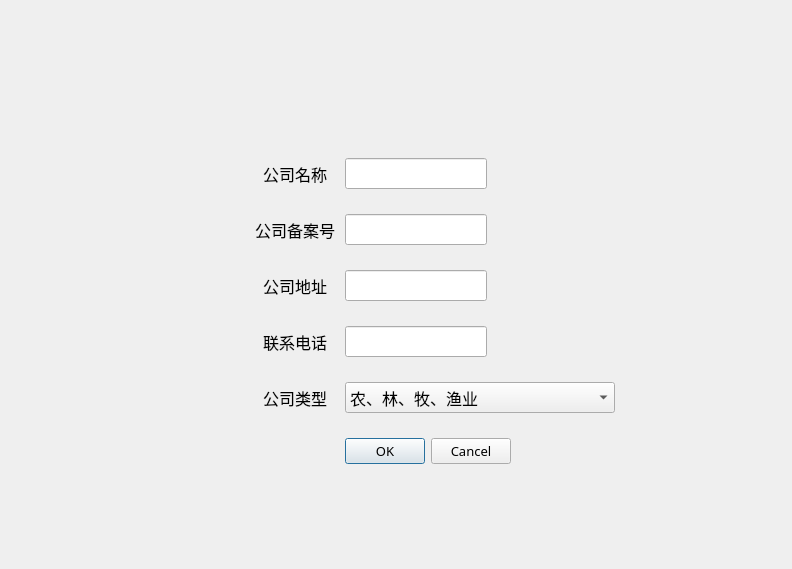
<?xml version="1.0" encoding="UTF-8"?>
<ui version="4.0">
 <class>Form</class>
 <widget class="QWidget" name="Form">
  <property name="geometry">
   <rect>
    <x>0</x>
    <y>0</y>
    <width>792</width>
    <height>569</height>
   </rect>
  </property>
  <property name="windowTitle">
   <string>Form</string>
  </property>
  <widget class="QWidget" name="formWidget" native="true">
   <property name="geometry">
    <rect>
     <x>0</x>
     <y>0</y>
     <width>861</width>
     <height>621</height>
    </rect>
   </property>
   <layout class="QFormLayout" name="formLayout">
    <property name="fieldGrowthPolicy">
     <enum>QFormLayout::FieldsStayAtSizeHint</enum>
    </property>
    <property name="labelAlignment">
     <set>Qt::AlignCenter</set>
    </property>
    <property name="formAlignment">
     <set>Qt::AlignCenter</set>
    </property>
    <property name="horizontalSpacing">
     <number>10</number>
    </property>
    <property name="verticalSpacing">
     <number>25</number>
    </property>
    <property name="leftMargin">
     <number>20</number>
    </property>
    <property name="topMargin">
     <number>50</number>
    </property>
    <property name="rightMargin">
     <number>20</number>
    </property>
    <property name="bottomMargin">
     <number>50</number>
    </property>
    <item row="0" column="0">
     <widget class="QLabel" name="name_label">
      <property name="font">
       <font>
        <family>黑体</family>
        <pointsize>12</pointsize>
       </font>
      </property>
      <property name="text">
       <string>公司名称</string>
      </property>
     </widget>
    </item>
    <item row="0" column="1">
     <widget class="QLineEdit" name="name">
      <property name="font">
       <font>
        <family>黑体</family>
        <pointsize>12</pointsize>
       </font>
      </property>
     </widget>
    </item>
    <item row="1" column="0">
     <widget class="QLabel" name="id_label">
      <property name="font">
       <font>
        <family>黑体</family>
        <pointsize>12</pointsize>
       </font>
      </property>
      <property name="text">
       <string>公司备案号</string>
      </property>
     </widget>
    </item>
    <item row="1" column="1">
     <widget class="QLineEdit" name="id">
      <property name="font">
       <font>
        <family>黑体</family>
        <pointsize>12</pointsize>
       </font>
      </property>
     </widget>
    </item>
    <item row="2" column="0">
     <widget class="QLabel" name="location_label">
      <property name="font">
       <font>
        <family>黑体</family>
        <pointsize>12</pointsize>
       </font>
      </property>
      <property name="text">
       <string>公司地址</string>
      </property>
     </widget>
    </item>
    <item row="2" column="1">
     <widget class="QLineEdit" name="location">
      <property name="font">
       <font>
        <family>黑体</family>
        <pointsize>12</pointsize>
       </font>
      </property>
     </widget>
    </item>
    <item row="3" column="0">
     <widget class="QLabel" name="phone_label">
      <property name="font">
       <font>
        <family>黑体</family>
        <pointsize>12</pointsize>
       </font>
      </property>
      <property name="text">
       <string>联系电话</string>
      </property>
     </widget>
    </item>
    <item row="3" column="1">
     <widget class="QLineEdit" name="phone">
      <property name="font">
       <font>
        <family>黑体</family>
        <pointsize>12</pointsize>
       </font>
      </property>
     </widget>
    </item>
    <item row="4" column="0">
     <widget class="QLabel" name="type_label">
      <property name="font">
       <font>
        <family>黑体</family>
        <pointsize>12</pointsize>
       </font>
      </property>
      <property name="text">
       <string>公司类型</string>
      </property>
     </widget>
    </item>
    <item row="4" column="1">
     <widget class="QComboBox" name="type">
      <property name="font">
       <font>
        <family>黑体</family>
        <pointsize>12</pointsize>
       </font>
      </property>
      <property name="currentIndex">
       <number>0</number>
      </property>
      <item>
       <property name="text">
        <string>农、林、牧、渔业</string>
       </property>
      </item>
      <item>
       <property name="text">
        <string>采矿业</string>
       </property>
      </item>
      <item>
       <property name="text">
        <string>制造业</string>
       </property>
      </item>
      <item>
       <property name="text">
        <string>电力、燃气及水的生产和供应业</string>
       </property>
      </item>
      <item>
       <property name="text">
        <string>建筑业</string>
       </property>
      </item>
      <item>
       <property name="text">
        <string>交通运输、仓储和邮政业</string>
       </property>
      </item>
      <item>
       <property name="text">
        <string>信息传输、计算机服务和软件业</string>
       </property>
      </item>
      <item>
       <property name="text">
        <string>批发和零售业</string>
       </property>
      </item>
      <item>
       <property name="text">
        <string>住宿和餐饮业</string>
       </property>
      </item>
      <item>
       <property name="text">
        <string>金融业</string>
       </property>
      </item>
      <item>
       <property name="text">
        <string>房地产业</string>
       </property>
      </item>
      <item>
       <property name="text">
        <string>租赁和商务服务业</string>
       </property>
      </item>
      <item>
       <property name="text">
        <string>科学研究、技术服务和地质勘查业</string>
       </property>
      </item>
      <item>
       <property name="text">
        <string>水利、环境和公共设施管理业</string>
       </property>
      </item>
      <item>
       <property name="text">
        <string>居民服务和其他服务业</string>
       </property>
      </item>
      <item>
       <property name="text">
        <string>教育</string>
       </property>
      </item>
      <item>
       <property name="text">
        <string>卫生、社会保障和社会福利业</string>
       </property>
      </item>
      <item>
       <property name="text">
        <string>文化、体育和娱乐业</string>
       </property>
      </item>
     </widget>
    </item>
    <item row="5" column="1">
     <widget class="QDialogButtonBox" name="buttonBox">
      <property name="font">
       <font>
        <family>黑体</family>
        <pointsize>10</pointsize>
       </font>
      </property>
      <property name="standardButtons">
       <set>QDialogButtonBox::Cancel|QDialogButtonBox::Ok</set>
      </property>
      <property name="centerButtons">
       <bool>true</bool>
      </property>
     </widget>
    </item>
   </layout>
  </widget>
 </widget>
 <resources/>
 <connections/>
</ui>
